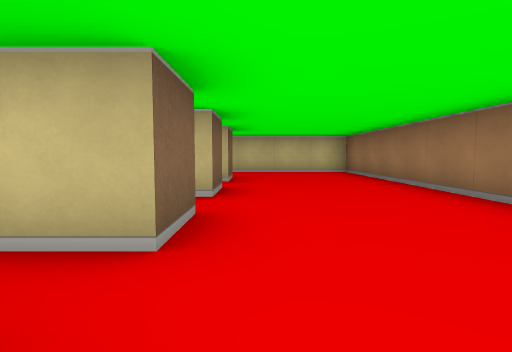
view 1 (above)

24 first-person views from a walk through a cub3D level. The camera is about half as high as the walls, tilts 4° down and sees 80° across. The floor is counted in squares. Each view is taken from the middle of a square. On the plan, view 1 faces up. The plan holds only what a view shows up to about 9 squares ahead; the rest is blank.

view 2
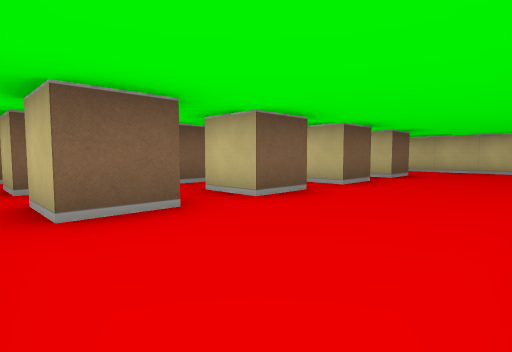

view 3
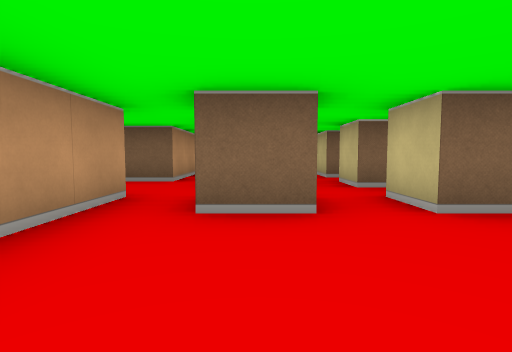

view 4
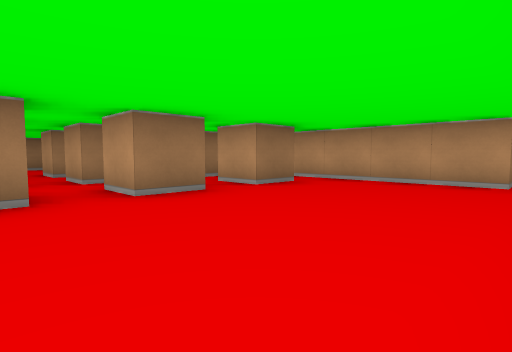

view 5
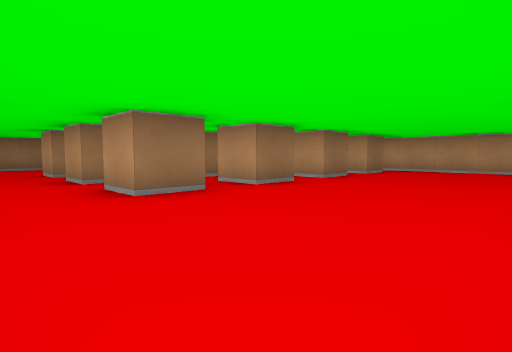

view 6
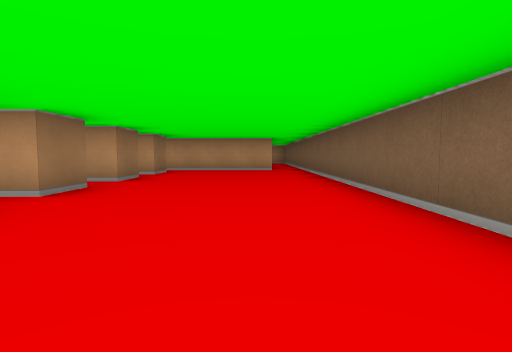

view 7
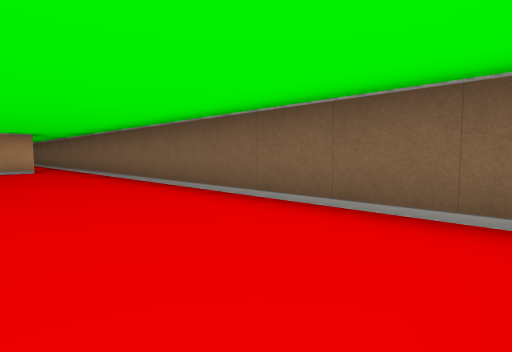

view 8
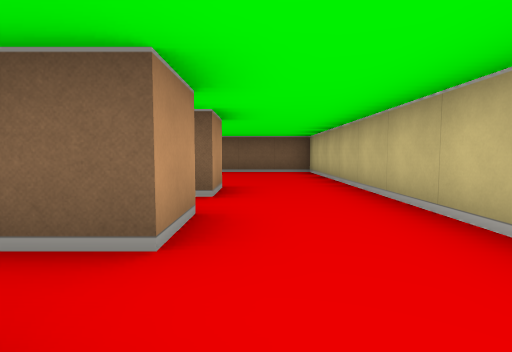

view 9
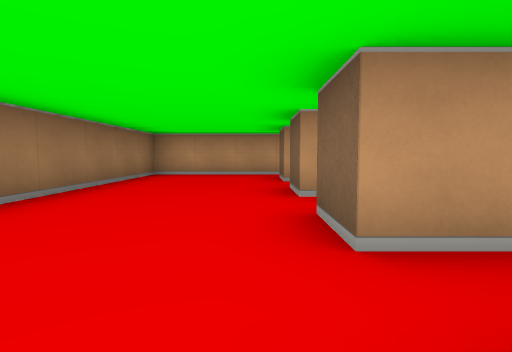

view 10
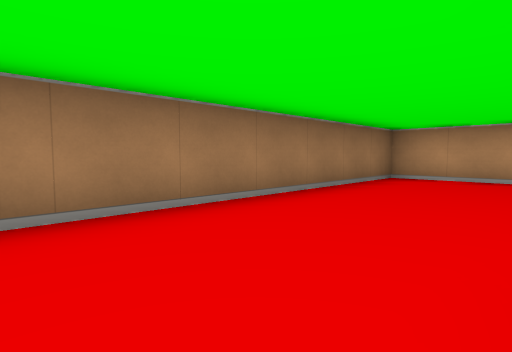

view 11
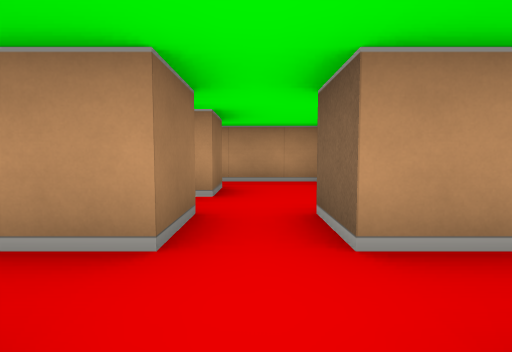

view 12
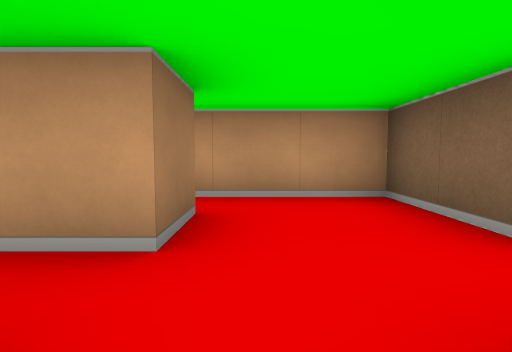

view 13
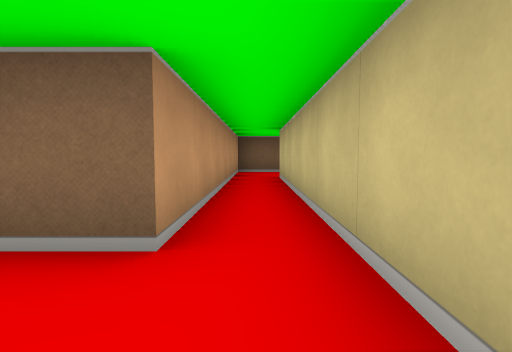

view 14
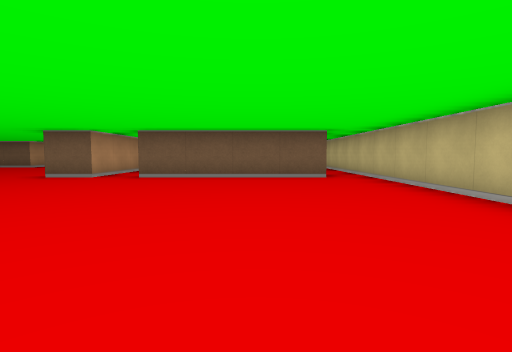

view 15
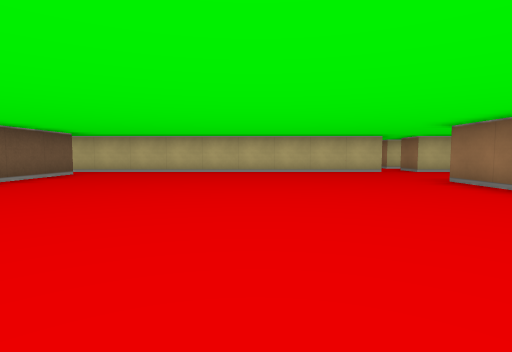

view 16
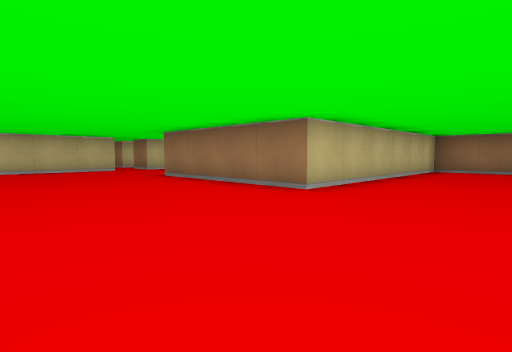

view 17
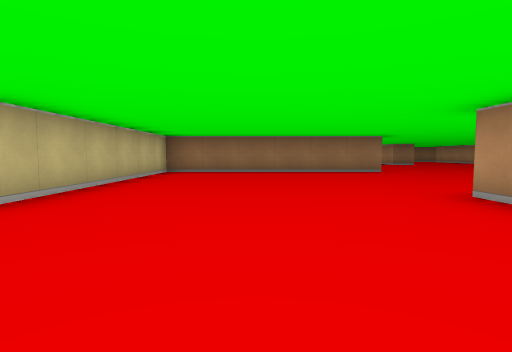

view 18
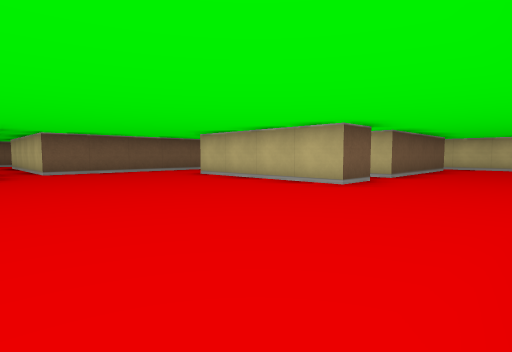

view 19
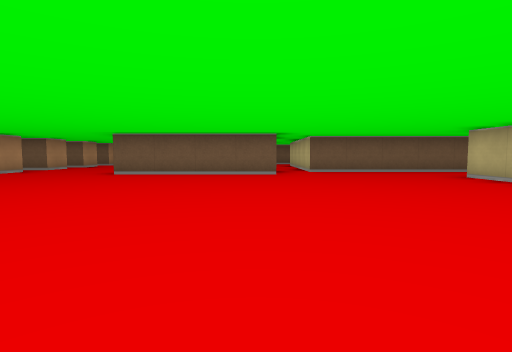

view 20
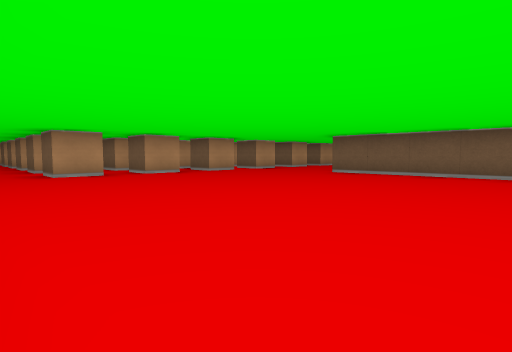

view 21
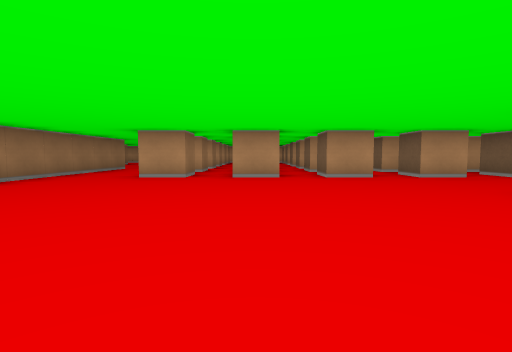

view 22
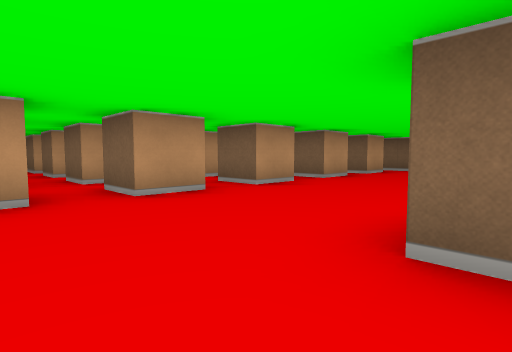

view 23
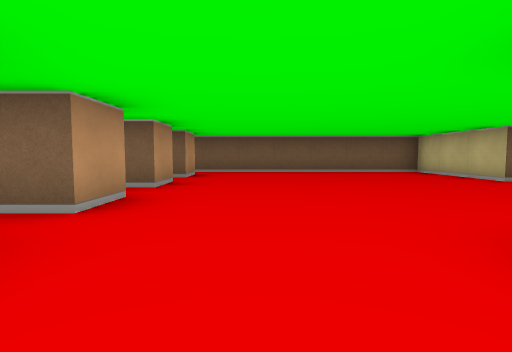

view 24
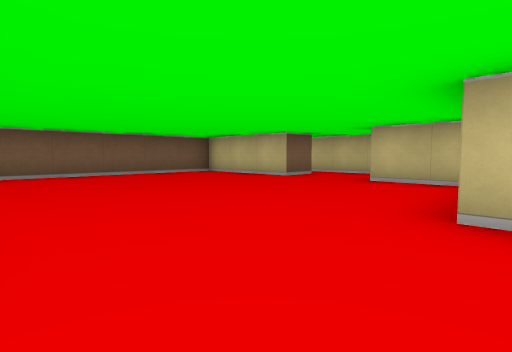

### Floor plan
Points are (right, up) in squares from view 1. A wall is a line through its corners. A room is listed if a view was taken in it or the views show most of it. See-through windows are left out.
Room 1 (views 1, 2, 3, 4, 5, 6, 7, 8, 9, 10, 11, 12)
walls: (-3.5, 2.5) (-2.5, 2.5) (-2.5, 1.5) (-3.5, 1.5); (-3.5, 3.6) (-3.5, 4.1); (-5.5, 3.4) (-5.5, 4.5) (-4.5, 4.5); (-4.5, 1.5) (-5.5, 1.5) (-5.5, 2.5) (-4.5, 2.5); (-1.5, 2.5) (-0.5, 2.5) (-0.5, 1.5) (-1.5, 1.5); (-3.4, 0.5) (-2.5, 0.5) (-2.5, -0.5) (-3.5, -0.5) (-3.5, 0.1); (-5.5, 5.4) (-5.5, 6.5) (-4.5, 6.5); (-1.4, 4.5) (-0.5, 4.5) (-0.5, 3.5) (-1.2, 3.5); (-3.5, 6.5) (-2.5, 6.5) (-2.5, 5.6); (-1.5, 0.5) (-0.5, 0.5) (-0.5, -0.5) (-1.5, -0.5) (-1.5, 0.5); (-5.5, -0.6) (-5.5, 0.5) (-4.5, 0.5); (-1.5, 6.5) (-0.5, 6.5) (-0.5, 5.5) (-1, 5.5); (-2.8, 8.5) (-9.5, 8.5) (-9.5, -2.2); (-1.5, -2.5) (-1.5, -1.5) (2.5, -1.5) (2.5, 8.5) (-1.2, 8.5); (-8.6, -1.5) (-3.5, -1.5) (-3.5, -2.5)
ways out: opening at (-2.5, -2) to room 2
Room 2 (views 13, 14, 15, 16, 17, 18, 19, 20, 21, 22, 23, 24)
walls: (11.9, -14.5) (12.5, -14.5); (6.5, -23.1) (6.5, -19.2); (3.5, -21.5) (3.5, -20.5) (4.5, -20.5) (4.5, -21.5); (3.5, -22.5) (4.5, -22.5) (4.5, -23.5); (17.5, -15.5) (17.5, -9.5) (11.5, -9.5) (11.5, -5.5); (1.4, -20.5) (2.5, -20.5) (2.5, -21.5); (3.5, -8.5) (3.5, -9.5) (-0.5, -9.5); (-0.6, -20.5) (0.5, -20.5) (0.5, -21.5); (0.5, -22.5) (0.5, -23); (-1.5, -13.4) (-1.5, -17.5); (-3, -14.5) (-4.5, -14.5); (-2.6, -20.5) (-1.5, -20.5) (-1.5, -21.5); (-2, -22.5) (-1.5, -22.5) (-1.5, -23.5); (-2.5, -9.5) (-2.5, -12.5); (-1.5, -24.5) (-1.5, -25.5); (11.5, -2.5) (-1.5, -2.5); (13.5, -2.5) (12.5, -2.5); (-4.6, -20.5) (-3.5, -20.5) (-3.5, -21.5); (-1.5, -26.5) (-1.5, -27.5); (-4.4, -22.5) (-3.9, -22.5); (-6.5, -14.5) (-9.5, -14.5) (-9.5, -20.8); (-6.5, -20.5) (-5.5, -20.5) (-5.5, -21.4); (-8.6, -20.5) (-7.5, -20.5) (-7.5, -21.1); (-3.5, -2.5) (-3.5, -3.5) (3.5, -3.5) (3.5, -7.5)
ways out: opening at (-2.5, -2) to room 1; opening at (-5.5, -14) to room 3; opening at (-3.5, -13) to room 3; opening at (-1.5, -9); opening at (3, -8); opening at (12, -2)
Room 3 (no view inside)
walls: (-6.5, -13.5) (-6.5, -14.5); (-2.5, -12.5) (-7.2, -12.5)
ways out: opening at (-5.5, -14) to room 2; opening at (-3.5, -13) to room 2; opening at (-7, -13)

Positions as (right, up) in squares from view 1, and headings:
1: (0, 0), facing up
2: (2, -1), facing up-left
3: (2, 0), facing left
4: (-9, 4), facing down-right
5: (-9, 8), facing down-right
6: (-8, 8), facing down
7: (-7, 8), facing down-left
8: (-1, 7), facing left
9: (0, 6), facing down
10: (0, 5), facing down-right
11: (-2, 2), facing down
12: (-2, 0), facing down
13: (5, -3), facing left
14: (10, -5), facing left
15: (8, -11), facing up
16: (8, -12), facing up-right
17: (9, -12), facing right
18: (6, -14), facing up-left
19: (6, -14), facing left
20: (6, -13), facing down-left
21: (2, -14), facing down
22: (0, -17), facing down-left
23: (-1, -19), facing left
24: (-2, -20), facing up-left
